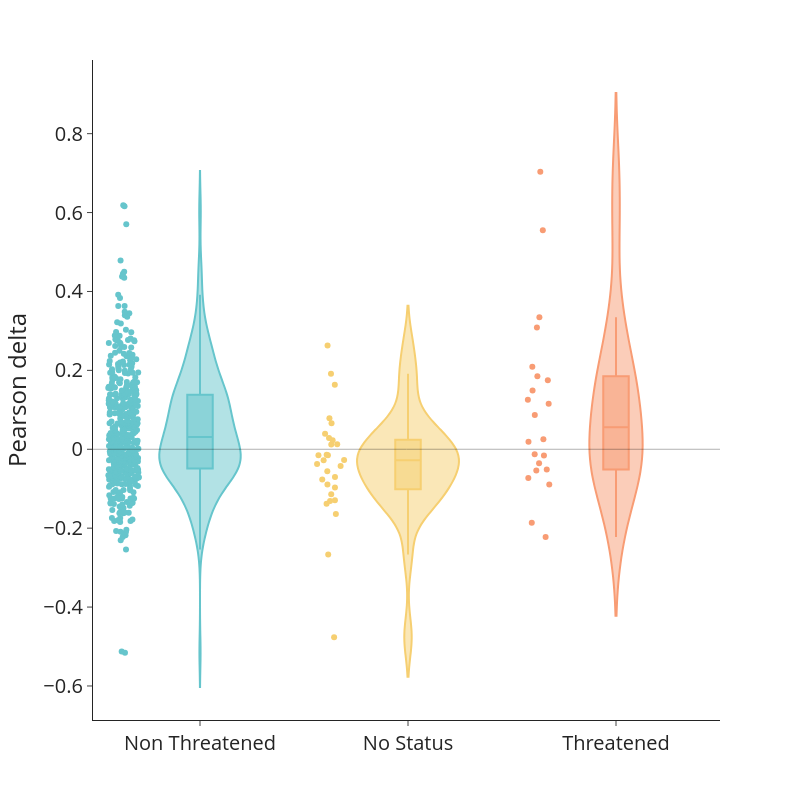

The code cell stored with this chart in its notebook:
### Markdown cell above
#### Plot performance increase vs traits

### Code cell
relevant_scores = scores.loc[scores['max'] > 0].copy()

fig = px.violin(relevant_scores, x="uicnL_status", y="progress", points = 'all', color = "uicnL_status",
                color_discrete_sequence= px.colors.qualitative.Pastel, box = True)


fig.update_layout(
    template='simple_white',
    width = 800, height=800,
    yaxis_title='Pearson delta',
    xaxis_title='',
    font=dict(size=20),
    showlegend=False)
    

fig.add_shape(type="line",
    xref="paper",
    x0=0, y0=0,
    x1=1, y1=0,
    line=dict(
        color="black",
        width=1,
    ))

fig.show()

### Figure 1 — Plotly figure (JSON) as saved in the notebook; plotly's stock layout.template omitted (floating-point values rounded to 4 significant figures; data arrays with more than 128 entries replaced by an {"elided": "..."} marker saying what was removed)
{"data": [{"alignmentgroup": "True", "box": {"visible": true}, "hovertemplate": "uicnL_status=%{x}<br>progress=%{y}<extra></extra>", "legendgroup": "Non Threatened", "marker": {"color": "rgb(102, 197, 204)"}, "name": "Non Threatened", "offsetgroup": "Non Threatened", "orientation": "v", "points": "all", "scalegroup": "True", "showlegend": true, "type": "violin", "x": {"elided": "440 str values"}, "x0": " ", "xaxis": "x", "y": {"elided": "440 float values"}, "y0": " ", "yaxis": "y"}, {"alignmentgroup": "True", "box": {"visible": true}, "hovertemplate": "uicnL_status=%{x}<br>progress=%{y}<extra></extra>", "legendgroup": "No Status", "marker": {"color": "rgb(246, 207, 113)"}, "name": "No Status", "offsetgroup": "No Status", "orientation": "v", "points": "all", "scalegroup": "True", "showlegend": true, "type": "violin", "x": ["No Status", "No Status", "No Status", "No Status", "No Status", "No Status", "No Status", "No Status", "No Status", "No Status", "No Status", "No Status", "No Status", "No Status", "No Status", "No Status", "No Status", "No Status", "No Status", "No Status", "No Status", "No Status", "No Status", "No Status", "No Status", "No Status", "No Status", "No Status", "No Status"], "x0": " ", "xaxis": "x", "y": [0.03905, 0.02296, -0.4762, 0.01248, 0.1633, -0.2668, -0.01508, -0.08953, -0.1641, 0.1914, 0.2628, 0.02879, -0.1379, -0.07047, -0.1311, -0.129, 0.07862, 0.06578, -0.1143, -0.09709, -0.01418, -0.07692, 0.01178, -0.05556, -0.04255, -0.03727, -0.02778, -0.0274, -0.01504], "y0": " ", "yaxis": "y"}, {"alignmentgroup": "True", "box": {"visible": true}, "hovertemplate": "uicnL_status=%{x}<br>progress=%{y}<extra></extra>", "legendgroup": "Threatened", "marker": {"color": "rgb(248, 156, 116)"}, "name": "Threatened", "offsetgroup": "Threatened", "orientation": "v", "points": "all", "scalegroup": "True", "showlegend": true, "type": "violin", "x": ["Threatened", "Threatened", "Threatened", "Threatened", "Threatened", "Threatened", "Threatened", "Threatened", "Threatened", "Threatened", "Threatened", "Threatened", "Threatened", "Threatened", "Threatened", "Threatened", "Threatened", "Threatened", "Threatened", "Threatened", "Threatened", "Threatened"], "x0": " ", "xaxis": "x", "y": [0.1748, 0.1254, 0.3348, -0.01241, 0.185, 0.01912, 0.5551, -0.2222, -0.1865, 0.1151, 0.3086, 0.02515, -0.08903, -0.07299, 0.7032, -0.05405, -0.05128, 0.1492, -0.03571, -0.01575, 0.08696, 0.209], "y0": " ", "yaxis": "y"}], "layout": {"font": {"size": 20}, "height": 800, "legend": {"title": {"text": "uicnL_status"}, "tracegroupgap": 0}, "margin": {"t": 60}, "shapes": [{"line": {"color": "black", "width": 1}, "type": "line", "x0": 0, "x1": 1, "xref": "paper", "y0": 0, "y1": 0}], "showlegend": false, "violinmode": "overlay", "width": 800, "xaxis": {"anchor": "y", "categoryarray": ["Non Threatened", "No Status", "Threatened", null], "categoryorder": "array", "domain": [0, 1], "title": {"text": ""}}, "yaxis": {"anchor": "x", "domain": [0, 1], "title": {"text": "Pearson delta"}}}}
